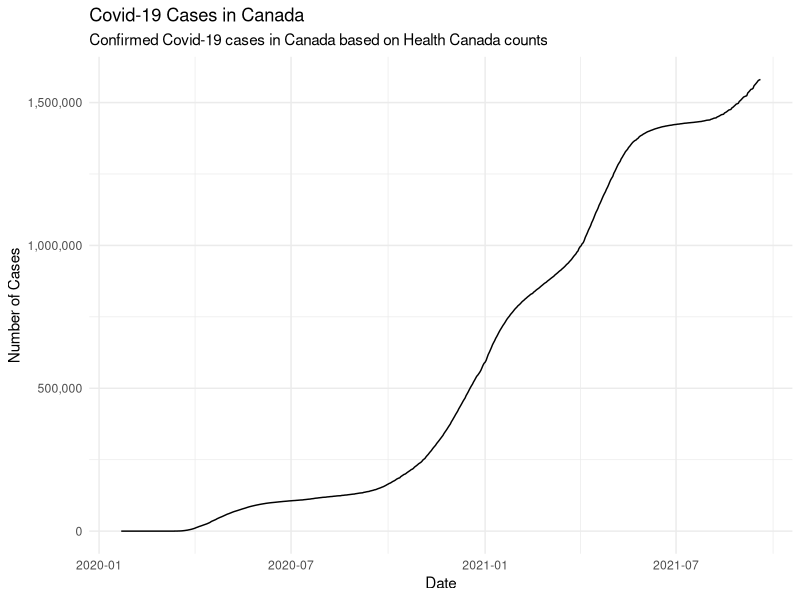
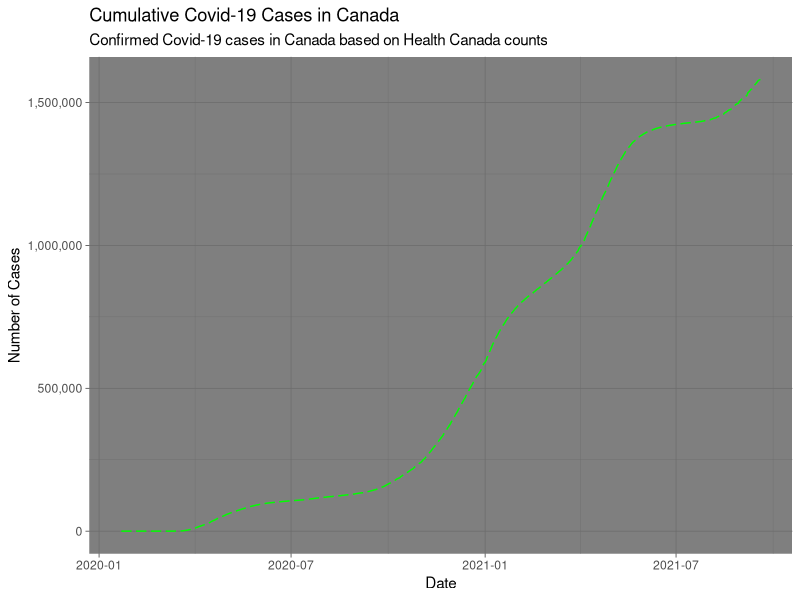
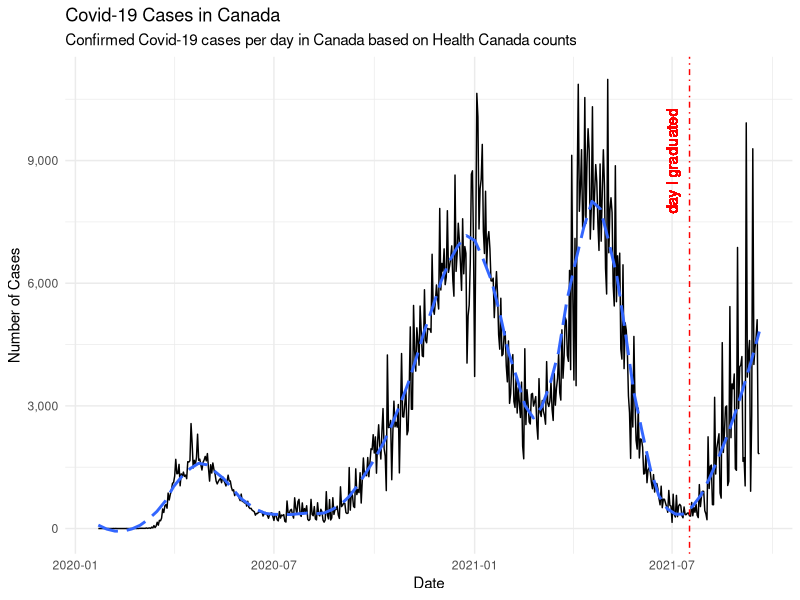
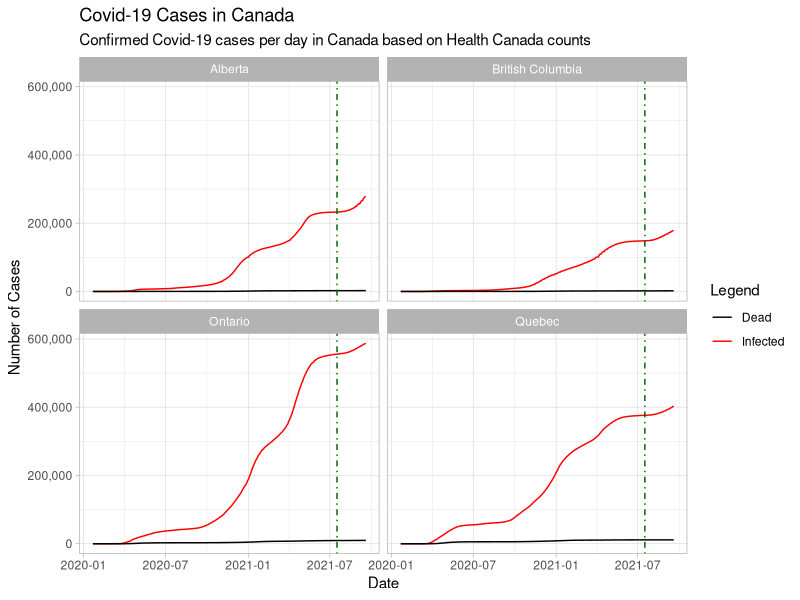
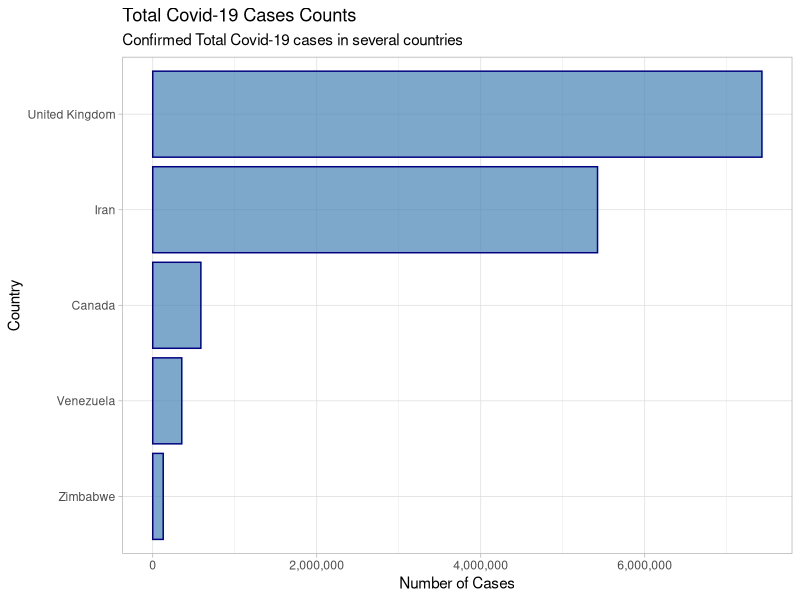
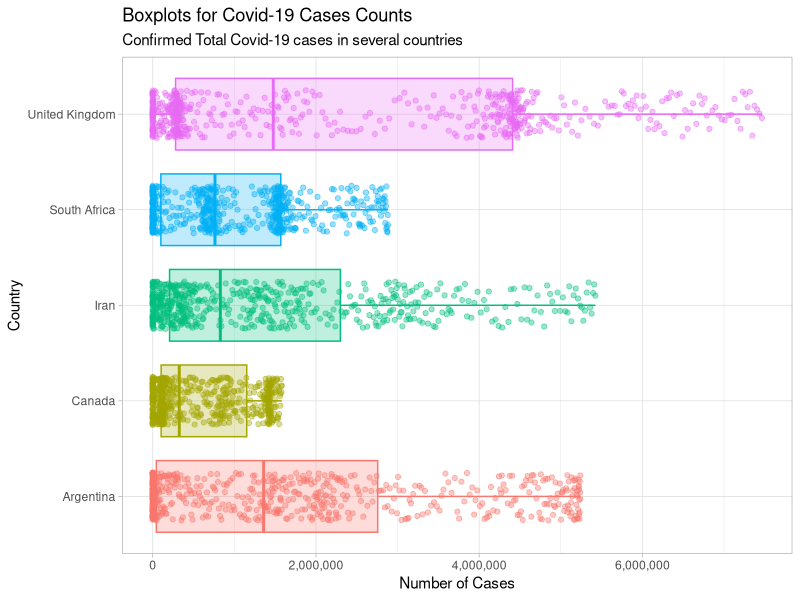

Here is the R script that generated these plots, in order:
## ---- chunk 1
# storing variables (use the # sign to comment your code, this is code that does NOT get run)
x0 <- 42
class(x0) # check the object type 
## ---- chunk 2
# can store multiple values in the same memory slot 
v0 <- c(41, x0, 43)
v0

# acccessing specific parts of the vector 
v0[2]
v0[1:3]

# can store multiple vectors 
df0 <- data.frame(v0, 2*v0, v0/2)
df0
## ---- chunk 3
# add and substract
x0 + x0 
x0-3

# mult + div 
x0*4
x0/4

v0*4

# mult with dataframes 
2*df0
## ---- chunk 4
# define a 3x3 matrix 
mt0 <- as.matrix(df0)
mt0

t(mt0)
x0^2
# vector multiplication 
v0 * v0 # element wise

v0 %*% v0 # dot product 

v0 %*% t(v0) # vector product 

mt0 %*% mt0 # matrix product 
## ---- chunk 5
sum(1,2,3)
sum(v0)

my_sum <- function(vector){
     # sum the first and last entry of a vector 
     x <- vector[1] + vector[length(vector)]
     
     return(x)
}

my_sum(v0)
my_sum(c())
## ---- chunk 6
# install.packages(tidyverse) - ONLY INSTALL PACKAGES ONCE
library(tidyverse)  # LOAD PACKAGES FOR EVERY FILE - to load a package call it with the library command
library(lubridate)
library(scales)
## ---- chunk 7
time_series_covid19_confirmed_global <- read_csv("time_series_covid19_confirmed_global.csv")

head(time_series_covid19_confirmed_global) # show the top rows
tail(time_series_covid19_confirmed_global) # show the bottom rows
## ---- chunk 8
infected_data_tidy <- time_series_covid19_confirmed_global %>% 
     gather(date_stamp, # this is new column which will take values from the original dataset columns, 
            num_infect, # a new value representing the number of confirmed/infected covid cases
            '1/22/20':'9/19/21') %>% 
     select(Country = 'Country/Region', Province = 'Province/State', date = 'date_stamp', num_infect = 
                 num_infect)

infected_data_tidy$date <- lubridate::mdy(infected_data_tidy$date)
tail(infected_data_tidy, 10)
## ---- chunk 9
# finding single number summaries like min, max, mean, sd, etc
infected_data_tidy %>% summarise(max(num_infect))
## ---- chunk 10
infected_data_tidy %>% filter(num_infect == 42087432)
# or 
infected_data_tidy %>% filter(Country == 'Canada', Province == 'Ontario')
## ---- chunk 11
infected_data_tidy %>% summarise(Min = min(num_infect),
                                 Max = max(num_infect),
                                 Avg = mean(num_infect),
                                 Median = median(num_infect), 
                                 Std_dev = sd(num_infect))
## ---- chunk 12
infected_data_tidy %>% 
     group_by(Country) %>% 
     summarise(Min = min(num_infect),
                                 Max = max(num_infect),
                                 Avg = mean(num_infect),
                                 Median = median(num_infect), 
                                 Std_dev = sd(num_infect)) %>% 
     filter(Country %in% c('Canada', 'Iran', 'United Kingdom', 'US')) %>% 
     arrange(desc(Avg))
## ---- chunk 13
infected_data_tidy %>% 
     group_by(date) %>% 
     summarise(Min = min(num_infect),
               Max = max(num_infect),
               Avg = round(mean(num_infect),2),
               Infect = sum(num_infect),
               Median = median(num_infect), 
               Std_dev = sd(num_infect))
## ---- chunk 14
death_data_tidy <- read_csv("time_series_covid19_deaths_global.csv")  %>% 
     gather(date_stamp, # this is new column which will take values from the original dataset columns, 
            num_dead, # a new value representing the number of confirmed/infected covid cases
            '1/22/20':'9/19/21') %>% 
     select(Country = 'Country/Region', Province = 'Province/State', date = 'date_stamp', num_dead = 
                 num_dead)

tail(death_data_tidy)
## ---- chunk 15
# first we need to get the new datasets into the same format 
death_data_tidy$date <- lubridate::mdy(death_data_tidy$date)

# now we join them! 
complete_data <- full_join(infected_data_tidy, death_data_tidy) %>% 
     group_by(Country) %>% 
     mutate(num_recovered = num_infect - num_dead, 
            days = date - first(date) + 1)
tail(complete_data)
## ---- chunk 16
complete_data %>% 
     filter(Country %in% c('Canada')) %>%
     group_by(date) %>% 
     summarise(Country = last(Country),
               cum_infect = sum(num_infect),
               cum_dead = sum(num_dead), 
               cum_recovered = sum(num_recovered),
               days = last(days)) %>%
     tail(8)

#      ggplot(aes(x = date)) + 
#           geom_line(aes( y = c(0,diff(cum_infect)))) + 
#           geom_smooth(aes( y = c(0,diff(cum_infect))), span = 0.1, se= FALSE) + 
#           geom_line(aes( y = cum_infect/days), colour = 'gold') + 
#           geom_vline(xintercept = as_date('2021-07-17'), linetype = 4, colour = 'red', show.legend =  TRUE) + 
#           geom_text(aes(x = as_date('2021-07-17'), label = 'day I graduated', y = 9000), colour = 'red', angle = 90, vjust = -1, text=element_text(size=11)) + 
#      scale_y_continuous(labels = comma) 
## ---- chunk 17
# take the previous data set and plot it 
complete_data %>% 
     filter(Country %in% c('Canada')) %>%
     group_by(date) %>% 
     summarise(Country = last(Country),
               cum_infect = sum(num_infect),
               cum_dead = sum(num_dead), 
               cum_recovered = sum(num_recovered),
               days = last(days)) %>%
     ggplot() + 
     aes(x = date) + 
     aes(y = cum_infect) +
     geom_line() +
     labs(x = 'Date') + 
     labs(y = 'Number of Cases') + 
     labs(title = 'Covid-19 Cases in Canada') + 
     labs(subtitle = 'Confirmed Covid-19 cases in Canada based on Health Canada counts')+ 
     scale_y_continuous(labels = comma) +
     theme_minimal()

# or more concisely
complete_data %>% 
     filter(Country %in% c('Canada')) %>%
     group_by(date) %>% 
     summarise(Country = last(Country),
               cum_infect = sum(num_infect),
               cum_dead = sum(num_dead), 
               cum_recovered = sum(num_recovered),
               days = last(days)) %>%
     ggplot(aes(x= date, y = cum_infect)) + 
     geom_line(linetype = 'longdash', colour = 'green') + 
     labs(x = 'Date', y = 'Number of Cases', 
          title = 'Cumulative Covid-19 Cases in Canada', 
          subtitle = 'Confirmed Covid-19 cases in Canada based on Health Canada counts') + 
     scale_y_continuous(labels = comma) +
     theme_dark()
## ---- chunk 18
# what about daily counts?
## ---- chunk 19
complete_data %>%
     filter(Country %in% c('Canada')) %>%
     group_by(date) %>%
     summarise(
          Country = last(Country),
          cum_infect = sum(num_infect),
          cum_dead = sum(num_dead),
          cum_recovered = sum(num_recovered),
          days = last(days)
     ) %>%
     ggplot(aes(x = date)) +
     # lines on the graph
     geom_line(aes(y = c(0, diff(cum_infect))), linetype = 'solid', colour = 'black') +
     geom_smooth(aes(y = c(0, diff(cum_infect))),
                 span = 0.2,
                 se = FALSE,
                 linetype = "longdash") +
     geom_vline(
          xintercept = as_date('2021-07-17'),
          linetype = 4,
          colour = 'red',
          show.legend =  TRUE
     ) +
     geom_text(
          aes(
               x = as_date('2021-07-17'),
               label = 'day I graduated',
               y = 9000
          ),
          colour = 'red',
          angle = 90,
          vjust = -1,
          text = element_text(size = 11)
     ) +
     # formatting
     labs(
          x = 'Date',
          y = 'Number of Cases',
          title = 'Covid-19 Cases in Canada',
          subtitle = 'Confirmed Covid-19 cases per day in Canada based on Health Canada counts'
     ) +
     scale_y_continuous(labels = comma) +
     theme_minimal()
## ---- chunk 20
complete_data %>%
     filter(Country %in% c('Canada'), 
            Province %in% c("Alberta", 'British Columbia', "Ontario", 'Quebec')
            ) %>% 
     ggplot() + 
     aes(x = date) +
     geom_line(aes( y = num_infect, colour = 'Infected')) +
     geom_line(aes(y = num_dead, colour = 'Dead')) + 
     scale_color_manual(name = 'Legend', 
                        values = c('Infected' = 'red',
                                   'Dead' = 'black')) + 
     facet_wrap(~ Province) + 
     geom_vline(
          xintercept = as_date('2021-07-17'),
          linetype = 4,
          colour = 'darkgreen',
          show.legend =  TRUE
     ) +
     labs(
          x = 'Date',
          y = 'Number of Cases',
          title = 'Covid-19 Cases in Canada',
          subtitle = 'Confirmed Covid-19 cases per day in Canada based on Health Canada counts'
     ) +
     scale_y_continuous(labels = comma) +
     guides() + 
     theme_light()
     
## ---- chunk 21
complete_data %>%
     filter(Country %in% c('Canada', 'Iran', 'United Kingdom', 'Venezuela', 'Zimbabwe')) %>% 
     summarise(total_cases = max(num_infect)) %>% 
     ggplot(aes(x = fct_reorder(Country, total_cases), y = total_cases)) + 
     geom_col(fill = 'steelblue', colour = 'navyblue', alpha = 0.7) +
     labs(
          x = 'Country',
          y = 'Number of Cases',
          title = 'Total Covid-19 Cases Counts',
          subtitle = 'Confirmed Total Covid-19 cases in several countries'
     ) +
     scale_y_continuous(labels = comma) +
     coord_flip()+
     theme_light()
     
## ---- chunk 22
complete_data %>%
     filter(Country %in% c('Canada', 'Iran', 'United Kingdom', 'Argentina', 'South Africa')) %>%
     group_by(date, Country) %>%
     summarize(
          total_infect = sum(num_infect),
          total_dead = sum(num_dead),
          days = last(days)
     ) %>%
     ggplot() +
     aes(x = Country) +
     aes(y = total_infect) +
     geom_jitter(alpha = .4,
                 height = 0,
                 width = .25,
                 show.legend = FALSE) +
     aes(col = Country) +
     geom_boxplot(alpha = 0.25, show.legend = FALSE) +
     aes(fill = Country) +
     labs(
          x = 'Country',
          y = 'Number of Cases',
          title = 'Boxplots for Covid-19 Cases Counts',
          subtitle = 'Confirmed Total Covid-19 cases in several countries'
     ) +
     scale_y_continuous(labels = comma) +
     coord_flip() +
     theme_light()
